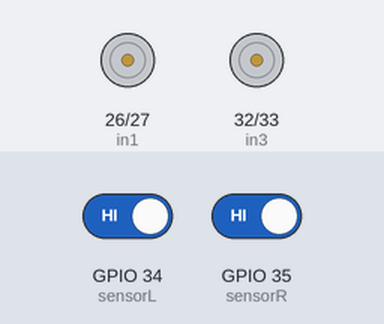
Simulated run of this sketch. Board: ESP32. Parts: motor-driver pin pairs drawn as motors (green arrow = first pin HIGH = forward, orange = second pin HIGH = backward, longer = more drive). The inputs (shaded band) are chosen by the test bench; at power-on: GPIO 34 (sensorL) HIGH, GPIO 35 (sensorR) HIGH.

Above: at 1.2 s.
1.3 s: GPIO 34 (sensorL) driven LOW
At 2.3 s:
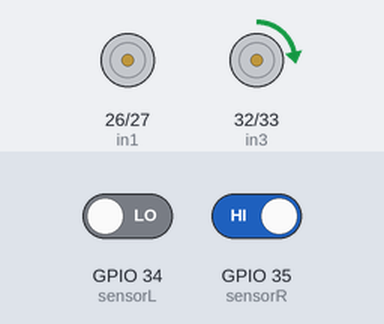
2.8 s: GPIO 35 (sensorR) driven LOW
At 3.4 s:
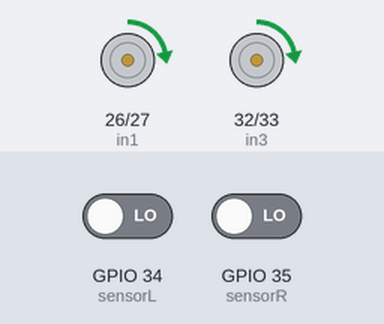
4.3 s: GPIO 34 (sensorL) driven HIGH
At 5.5 s:
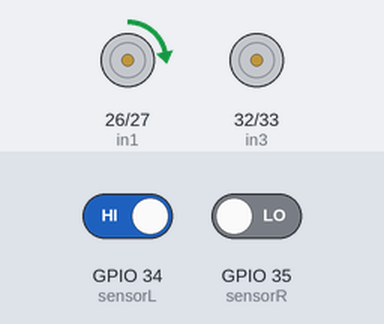
5.8 s: GPIO 34 (sensorL) driven LOW
At 6.7 s:
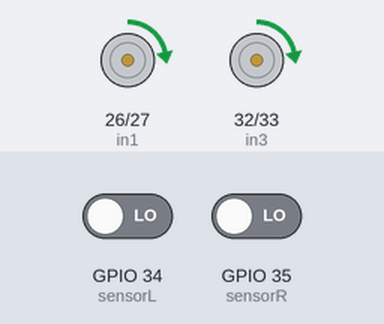
Timing chart, 0 to 8.3 s (numbered marks = the images above; inputs shaded):
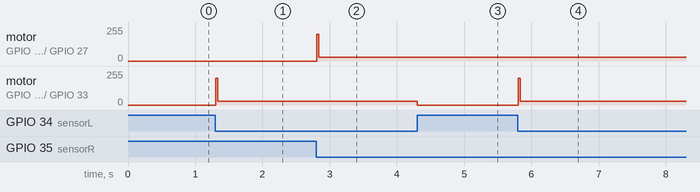

Measured:
- after the input at 1.3 s, motor on GPIO 32 (in3) / GPIO 33 (in4): stopped → forward 30/255 at once
- after the input at 2.8 s, motor on GPIO 26 (in1) / GPIO 27 (in2): stopped → forward 30/255 at once
- after the input at 4.3 s, motor on GPIO 32 (in3) / GPIO 33 (in4): forward 30/255 → stopped at once
- after the input at 5.8 s, motor on GPIO 32 (in3) / GPIO 33 (in4): stopped → forward 30/255 at once

The sketch:

ESPlinefollower_robogenesis_v3_kickstart_final.ino
```cpp
//The line follower utilizes 2 ir sensors connected to D34 (left) and D35 (right) in order to keep track of the line.
//It outputs signals for the motor driver from the pins D26, D27 (for left motor) and D32, D33 (for right motor)
//this version assumes that after the motors have stayed off for a certain amount of time, they've lost momentum and need to be kick started on.

// --- CONSTANTS ---
const int MOMENTUM_TIMEOUT = 400; // Time (ms) needed to consider motor "stopped"
const int MOTOR_SPEED = 30; //30 is the sweet spot. when braking isnt working
const int KICK_SPEED = 200;  //the power given to motors to kickstart them on
const int KICK_TIME = 30;    //the time for which kickstart power will be active

// Motor Pins
const int in1 = 26; // Left Motor Pin 1
const int in2 = 27; // Left Motor Pin 2
const int in3 = 32; // Right Motor Pin 1
const int in4 = 33; // Right Motor Pin 2

// IR Sensors
const int sensorL = 34;
const int sensorR = 35;

// PWM Settings
const int freq = 1000;
const int resolution = 8;

// --- MOTOR STATE TRACKING ---
// The motors need to be tracked closely to check if they are closed
// We track each motor separately
bool isMovingL = false;
bool isMovingR = false;
unsigned long lastStopTimeL = 0;
unsigned long lastStopTimeR = 0;

void setup() {
  ledcAttach(in1, freq, resolution);
  ledcAttach(in3, freq, resolution);

  pinMode(in2, OUTPUT);
  pinMode(in4, OUTPUT);
  pinMode(sensorL, INPUT);
  pinMode(sensorR, INPUT);


  // Initialize stop times so the robot kicks on the very first move
  lastStopTimeL = millis() - 1000;
  lastStopTimeR = millis() - 1000;
}

void loop() {
  int leftVal = digitalRead(sensorL);
  int rightVal = digitalRead(sensorR);

  if (leftVal == LOW && rightVal == LOW) {
    moveForward();
  } else if (leftVal == LOW && rightVal == HIGH) {
    turnLeft();
  } else if (leftVal == HIGH && rightVal == LOW) {
    turnRight();
  } else {
    stopMotors();
  }
  delay(10);
}

// --- MOVEMENT FUNCTIONS ---

void moveForward() {
  bool kickL = false;
  bool kickR = false;

  // CHECK LEFT: Only kick if it wasn't moving AND has been stopped long enough
  if (!isMovingL && (millis() - lastStopTimeL > MOMENTUM_TIMEOUT)) {
    kickL = true;
  }

  // CHECK RIGHT: Only kick if it wasn't moving AND has been stopped long enough
  if (!isMovingR && (millis() - lastStopTimeR > MOMENTUM_TIMEOUT)) {
    kickR = true;
  }

  // APPLY KICK if needed
  if (kickL || kickR) {
    if(kickL) ledcWrite(in1, KICK_SPEED);
    else      ledcWrite(in1, MOTOR_SPEED); // If no kick, keep normal

    if(kickR) ledcWrite(in3, KICK_SPEED);
    else      ledcWrite(in3, MOTOR_SPEED);

    delay(KICK_TIME); // Quick burst
  }

  // NORMAL RUN
  ledcWrite(in1, MOTOR_SPEED);
  ledcWrite(in3, MOTOR_SPEED);
  digitalWrite(in2, LOW);
  digitalWrite(in4, LOW);

  // UPDATE STATE: Both are now moving
  isMovingL = true;
  isMovingR = true;
}

void turnLeft() {
  // Turn Left = Left Stop, Right Run

  // 1. HANDLE LEFT MOTOR (Stop)
  if (isMovingL) {
    lastStopTimeL = millis(); // Mark the exact moment it stopped
    isMovingL = false;
  }
  ledcWrite(in1, 0);
  digitalWrite(in2, LOW);

  // 2. HANDLE RIGHT MOTOR (Run)
  // Only kick if it wasn't moving AND has been stopped long enough
  if (!isMovingR && (millis() - lastStopTimeR > MOMENTUM_TIMEOUT)) {
    ledcWrite(in3, KICK_SPEED);
    delay(KICK_TIME);
  }

  ledcWrite(in3, MOTOR_SPEED);
  digitalWrite(in4, LOW);
  isMovingR = true;
}

void turnRight() {
  // Turn Right = Left Run, Right Stop

  // 1. HANDLE LEFT MOTOR (Run)
  if (!isMovingL && (millis() - lastStopTimeL > MOMENTUM_TIMEOUT)) {
    ledcWrite(in1, KICK_SPEED);
    delay(KICK_TIME);
  }
  ledcWrite(in1, MOTOR_SPEED);
  digitalWrite(in2, LOW);
  isMovingL = true;

  // 2. HANDLE RIGHT MOTOR (Stop)
  if (isMovingR) {
    lastStopTimeR = millis();
    isMovingR = false;
  }
  ledcWrite(in3, 0);
  digitalWrite(in4, LOW);
}

void stopMotors() {
  // Update timestamps only if they were previously moving
  if (isMovingL) {
    lastStopTimeL = millis();
    isMovingL = false;
  }
  if (isMovingR) {
    lastStopTimeR = millis();
    isMovingR = false;
  }

  ledcWrite(in1, 0);
  ledcWrite(in3, 0);
  digitalWrite(in2, LOW);
  digitalWrite(in4, LOW);
}
```
